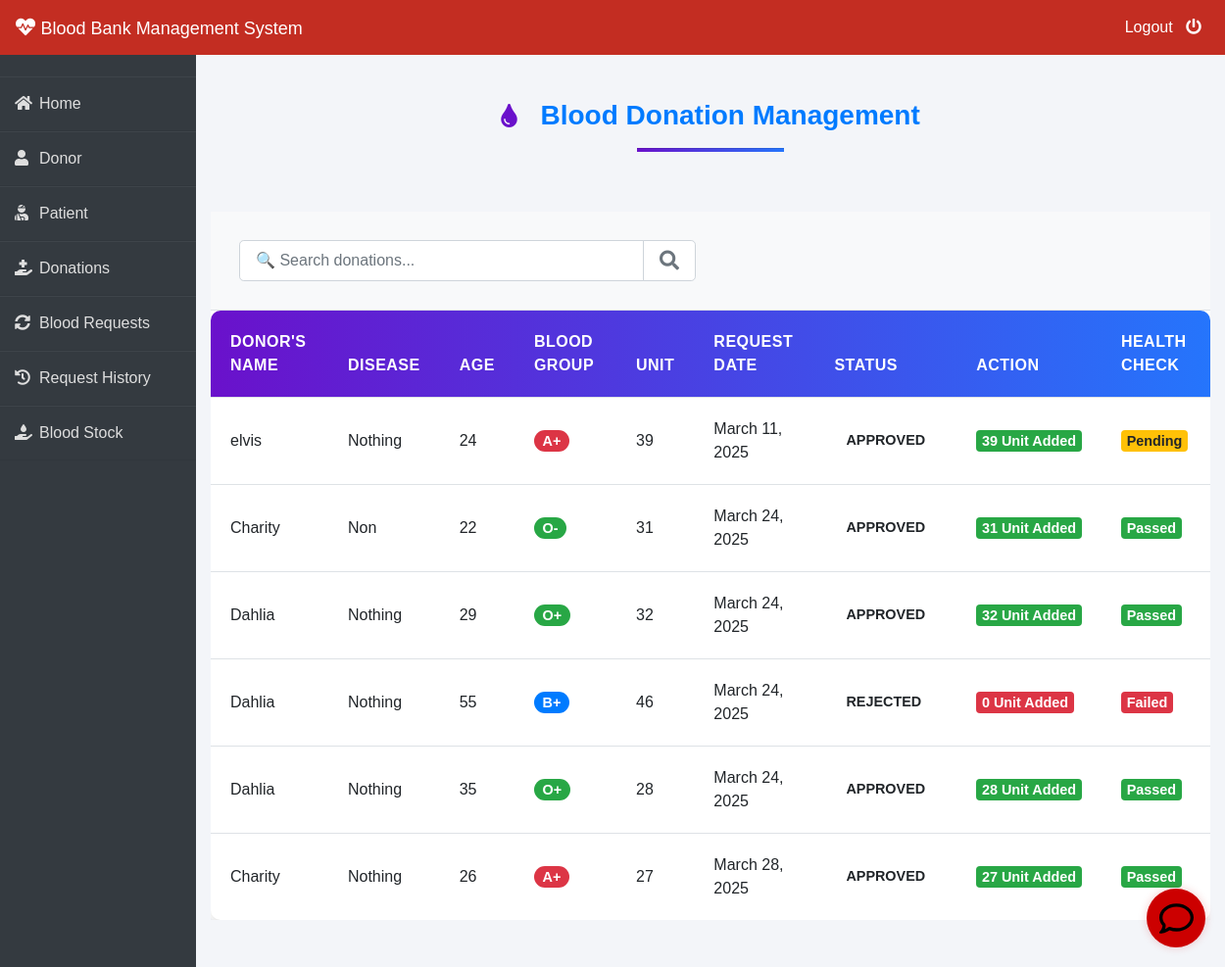
The app's page /admin-donation (signed in) with its own data.
### donor/models.py (models this page shows, shortened)
class BloodDonate(models.Model):
    donor=models.ForeignKey(Donor,on_delete=models.CASCADE)
    disease=models.CharField(max_length=100,default="Nothing")
    age=models.PositiveIntegerField()
    bloodgroup=models.CharField(max_length=10)
    unit=models.PositiveIntegerField(default=0)
    status=models.CharField(max_length=20,default="Pending")
    date=models.DateField(auto_now=True)
    health_check_passed = models.BooleanField(default=False)  # New field
    health_check = models.CharField(max_length=20, default='PENDING',
                                   choices=(('PENDING', 'Pending'),
                                           ('PASSED', 'Passed'),
                                           ('FAILED', 'Failed')))
    status = models.CharField(max_length=20, default="PENDING",
                             choices=(('PENDING', 'Pending'), ('APPROVED', 'Approved'), ('REJECTED', 'Rejected')))

class Donor(models.Model):
    user=models.OneToOneField(User,on_delete=models.CASCADE)
    profile_pic= models.ImageField(upload_to='profile_pic/Donor/')
    bloodgroup=models.CharField(max_length=10)
    address = models.CharField(max_length=40)
    mobile = models.CharField(max_length=20,null=False)
    email = models.EmailField(max_length=100, null=True, blank=True)  # New field
    last_donation_date = models.DateTimeField(null=True, blank=True)  # Track last donation
    health_status = models.CharField(max_length=20, default='UNKNOWN',
                                    choices=(('ELIGIBLE', 'Eligible'),
                                            ('INELIGIBLE', 'Ineligible'),
                                            ('UNKNOWN', 'Unknown')))
    status = models.CharField(max_length=20, default="PENDING",
                             choices=(('PENDING', 'Pending'), ('APPROVED', 'Approved')))
    def __str__(self):
        return self.user.first_name

### blood/views.py (the view)
# urls.py: path('admin-donation', views.admin_donation_view,name='admin-donation'),
@login_required(login_url='adminlogin')
def admin_donation_view(request):
    donations=dmodels.BloodDonate.objects.all()
    return render(request,'blood/admin_donation.html',{'donations':donations})

### templates/blood/admin_donation.html (shortened to what this page needs)
{% extends 'blood/adminbase.html' %}
{% block content %}
{% load widget_tweaks %}
{% load static %}
<div class="container py-5">
    <div class="row page-header">
        <div class="col-12 text-center">
            <h3 class="font-weight-bold text-primary mb-3">
                <i class="fas fa-tint mr-3" style="color: #6a11cb; font-size: 1.5rem;"></i>
                Blood Donation Management
            </h3>
            <hr class="my-3" style="background: linear-gradient(to right, #6a11cb 0%, #2575fc 100%); height: 3px; width: 150px; margin: 0 auto;">
        </div>
    </div>
    <div class="card shadow-lg border-0 rounded-lg overflow-hidden">
        <div class="card-body p-0">
            <div class="bg-light p-4 border-bottom">
                <div class="row align-items-center">
                    <div class="col-md-6">
                        <div class="input-group input-group-lg">
                            <input type="text" class="form-control form-control-lg" id="searchDonation"
                                   placeholder="🔍 Search donations..." style="font-size: 1rem;">
                            <div class="input-group-append">
                                <span class="input-group-text bg-white">
                                    <i class="fas fa-search text-muted"></i>
                                </span>
                            </div>
                        </div>
                    </div>
                </div>
            </div>
            <div class="table-responsive">
                <table class="table table-hover table-donation mb-0">
                    <thead>
                        <tr>
                            <th>Donor's Name</th>
                            <th>Disease</th>
                            <th>Age</th>
                            <th>Blood Group</th>
                            <th>Unit</th>
                            <th>Request Date</th>
                            <th>Status</th>
                            <th>Action</th>
                            <th>Health Check</th>
                        </tr>
                    </thead>
                    <tbody>
                        {% for t in donations %}
                        <tr>
                            <td>{{t.donor}}</td>
                            <td>{{t.disease}}</td>
                            <td>{{t.age}}</td>
                            <td>
                                <span class="badge badge-pill
                                    {% if t.bloodgroup == 'A+' or t.bloodgroup == 'A-' %}badge-danger
                                    {% elif t.bloodgroup == 'B+' or t.bloodgroup == 'B-' %}badge-primary
                                    {% elif t.bloodgroup == 'AB+' or t.bloodgroup == 'AB-' %}badge-warning
                                    {% else %}badge-success{% endif %}">
                                    {{t.bloodgroup}}
                                </span>
                            </td>
                            <td>{{t.unit}}</td>
                            <td>{{t.date}}</td>
                            <td>
                                <span class="badge status-badge
                                    {% if t.status.lower == 'pending' %}status-pending
                                    {% elif t.status.lower == 'approved' %}status-approved
                                    {% else %}status-rejected{% endif %}">
                                    {{t.status}}
                                </span>
                            </td>
                            <td>
                                {% if t.status.lower == 'pending' %}
                                    <div class="btn-group" role="group">
                                        <a href="{% url 'approve-donation' t.id %}" class="btn btn-success btn-sm">
                                            <i class="fa fa-check mr-1"></i> Approve
                                        </a>
                                        <a href="{% url 'reject-donation' t.id %}" class="btn btn-danger btn-sm">
                                            <i class="fa fa-times mr-1"></i> Reject
                                        </a>
                                    </div>
                                {% elif t.status.lower == 'approved' %}
                                    <span class="badge badge-success">
                                        {{t.unit}} Unit Added
                                    </span>
                                {% else %}
                                    <span class="badge badge-danger">
                                        0 Unit Added
                                    </span>
                                {% endif %}
                            </td>
                            <td>
                                {% if t.health_check_passed %}
                                    <span class="badge badge-success">Passed</span>
                                {% elif t.status == 'Rejected' %}
                                    <span class="badge badge-danger">Failed</span>
                                {% else %}
                                    <span class="badge badge-warning">Pending</span>
                                {% endif %}
                            </td>
                        </tr>
                        {% endfor %}
                    </tbody>
                </table>
            </div>
        </div>
    </div>
</div>
{% endblock content %}

### templates/blood/adminbase.html (style rules this page uses)
.row { padding: 5px; }
.fa-tint { color: #d41010 }
* { margin: 0; padding: 0; box-sizing: border-box; list-style: none; text-decoration: none; font-family: 'Josefin Sans', sans-serif; }
body { background-color: #f3f5f9; }

### templates/blood/admin_donation.html (style rules this page uses)
:root { --primary-color: #6a11cb; --secondary-color: #2575fc; --success-color: #28a745; --danger-color: #dc3545; --warning-color: #ffc107; --info-color: #17a2b8; --light-bg: #f8f9fa; }
.table-donation { box-shadow: 0 4px 6px rgba(0,0,0,0.1); border-radius: 10px; overflow: hidden; font-size: 1rem; }
.table-donation thead { background: linear-gradient(to right, var(--primary-color), var(--secondary-color)); color: white !important; }
.table-donation th { font-weight: 600; text-transform: uppercase; letter-spacing: 0.5px; border: none !important; padding: 1.25rem !important; font-size: 1rem; }
.table-donation tbody td { padding: 1.25rem !important; vertical-align: middle !important; }
.table-donation tbody tr { transition: all 0.3s ease; }
.status-badge { border-radius: 20px; padding: 8px 12px; font-size: 0.9em; font-weight: 600; text-transform: uppercase; }
.container { max-width: 1200px; }
.page-header { margin-bottom: 2.5rem; }
.page-header h3 { font-size: 1.75rem; margin-bottom: 1rem; }
.badge, .btn { font-size: 0.9rem; }

### templates/blood/chat_widget.html (style rules this page uses)
:root { --chat-icon-size: 60px; --chat-icon-bg-color: #cc0000; --chat-icon-shadow: rgba(204, 0, 0, 0.2); --chat-container-width: 360px; --chat-header-bg-color: #cc0000; --chat-header-color: white; --chat-messages-bg-color: #f0f0f0; --chat-input-border-color: #ddd; --chat-send-button-bg-color: #cc0000; --chat-send-button-hover-bg-color: #b30000; --typing-indicator-color: #ccc; }

### records on screen
BloodDonate: donor "elvis", disease "Nothing", age "24", bloodgroup "A+", unit "39", date "March 11, 2025", status "APPROVED", health_check_passed "Pending"
BloodDonate: donor "Charity", disease "Non", age "22", bloodgroup "O-", unit "31", date "March 24, 2025", status "APPROVED", health_check_passed "Passed"
BloodDonate: donor "Dahlia", disease "Nothing", age "29", bloodgroup "O+", unit "32", date "March 24, 2025", status "APPROVED", health_check_passed "Passed"
BloodDonate: donor "Dahlia", disease "Nothing", age "55", bloodgroup "B+", unit "46", date "March 24, 2025", status "REJECTED", shows "0 Unit Added", health_check_passed "Failed"
BloodDonate: donor "Dahlia", disease "Nothing", age "35", bloodgroup "O+", unit "28", date "March 24, 2025", status "APPROVED", health_check_passed "Passed"
BloodDonate: donor "Charity", disease "Nothing", age "26", bloodgroup "A+", unit "27", date "March 28, 2025", status "APPROVED", health_check_passed "Passed"
